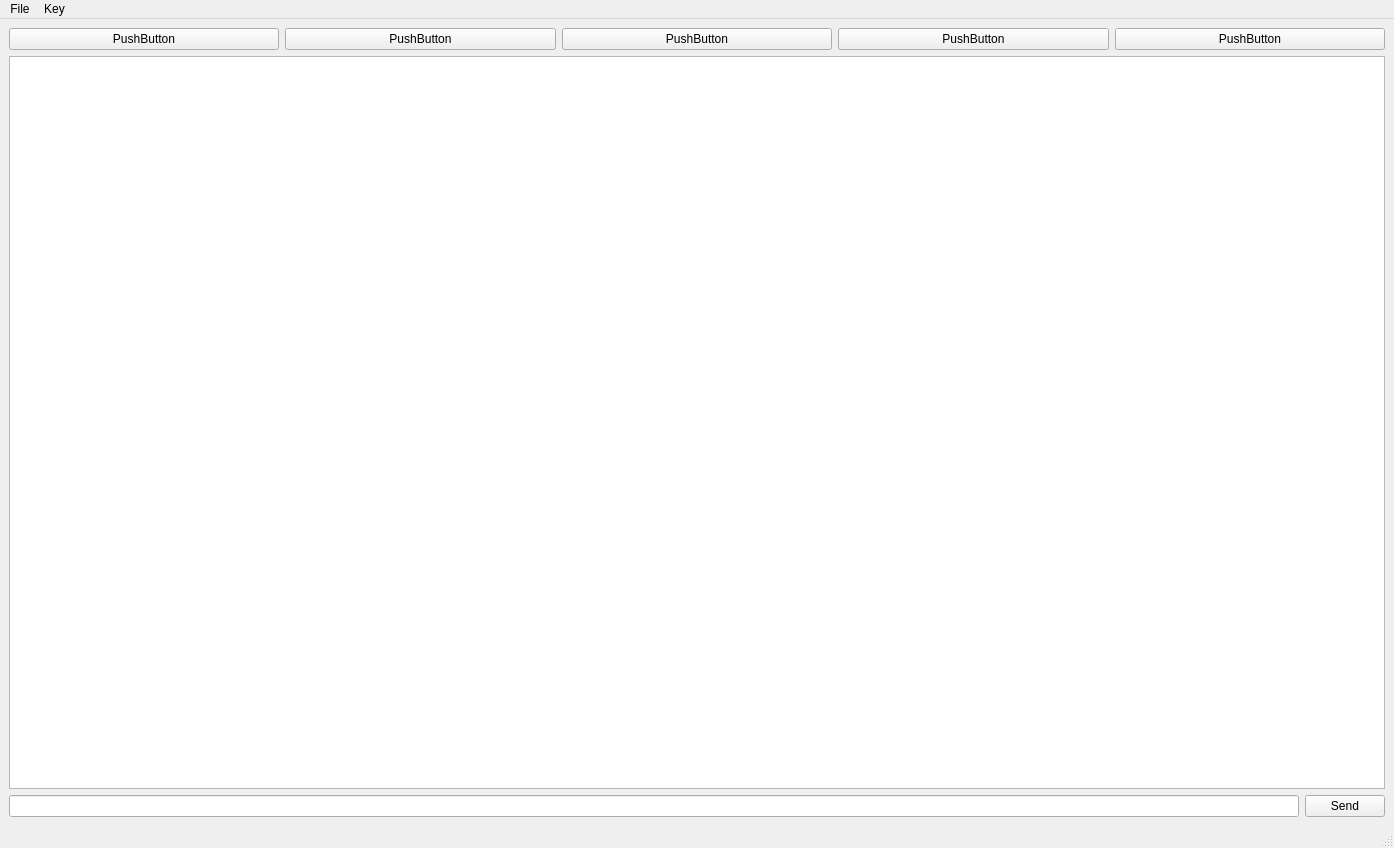
<?xml version="1.0" encoding="UTF-8"?>
<ui version="4.0">
 <class>MainWindow</class>
 <widget class="QMainWindow" name="MainWindow">
  <property name="geometry">
   <rect>
    <x>0</x>
    <y>0</y>
    <width>1394</width>
    <height>848</height>
   </rect>
  </property>
  <property name="windowTitle">
   <string>discord-pgp</string>
  </property>
  <widget class="QWidget" name="centralwidget">
   <layout class="QGridLayout" name="gridLayout">
    <item row="2" column="1">
     <layout class="QHBoxLayout" name="horizontalLayout">
      <item>
       <layout class="QVBoxLayout" name="verticalLayout">
        <item>
         <layout class="QGridLayout" name="gridLayout_3">
          <item row="0" column="2">
           <widget class="QPushButton" name="pushButton_8">
            <property name="text">
             <string>PushButton</string>
            </property>
           </widget>
          </item>
          <item row="0" column="0">
           <widget class="QPushButton" name="pushButton">
            <property name="text">
             <string>PushButton</string>
            </property>
           </widget>
          </item>
          <item row="0" column="1">
           <widget class="QPushButton" name="pushButton_2">
            <property name="text">
             <string>PushButton</string>
            </property>
           </widget>
          </item>
          <item row="0" column="3">
           <widget class="QPushButton" name="pushButton_9">
            <property name="text">
             <string>PushButton</string>
            </property>
           </widget>
          </item>
          <item row="0" column="4">
           <widget class="QPushButton" name="pushButton_10">
            <property name="text">
             <string>PushButton</string>
            </property>
           </widget>
          </item>
         </layout>
        </item>
        <item>
         <widget class="QTextEdit" name="DisplayMessages"/>
        </item>
        <item>
         <layout class="QHBoxLayout" name="horizontalLayout_2">
          <item>
           <widget class="QLineEdit" name="WriteMessage"/>
          </item>
          <item>
           <widget class="QPushButton" name="SendButton">
            <property name="text">
             <string>Send</string>
            </property>
           </widget>
          </item>
         </layout>
        </item>
       </layout>
      </item>
     </layout>
    </item>
    <item row="0" column="1">
     <layout class="QGridLayout" name="gridLayout_2"/>
    </item>
   </layout>
  </widget>
  <widget class="QMenuBar" name="menubar">
   <property name="geometry">
    <rect>
     <x>0</x>
     <y>0</y>
     <width>1394</width>
     <height>26</height>
    </rect>
   </property>
   <widget class="QMenu" name="menuFile">
    <property name="title">
     <string>File</string>
    </property>
    <addaction name="actionSave_Messages"/>
   </widget>
   <widget class="QMenu" name="menuKey">
    <property name="title">
     <string>Key</string>
    </property>
    <addaction name="actionImport_Key"/>
    <addaction name="actionExport_Your_Key"/>
    <addaction name="actionExport_Your_Keylist"/>
    <addaction name="actionImport_Keylist"/>
   </widget>
   <addaction name="menuFile"/>
   <addaction name="menuKey"/>
  </widget>
  <widget class="QStatusBar" name="statusbar"/>
  <action name="actionImport_Key">
   <property name="text">
    <string>Import Key</string>
   </property>
  </action>
  <action name="actionExport_Your_Key">
   <property name="text">
    <string>Export Your Key</string>
   </property>
  </action>
  <action name="actionExport_Your_Keylist">
   <property name="text">
    <string>Export Your Keylist</string>
   </property>
  </action>
  <action name="actionImport_Keylist">
   <property name="text">
    <string>Import Keylist</string>
   </property>
  </action>
  <action name="actionSave_Messages">
   <property name="text">
    <string>Save Messages</string>
   </property>
  </action>
 </widget>
 <resources/>
 <connections/>
</ui>
